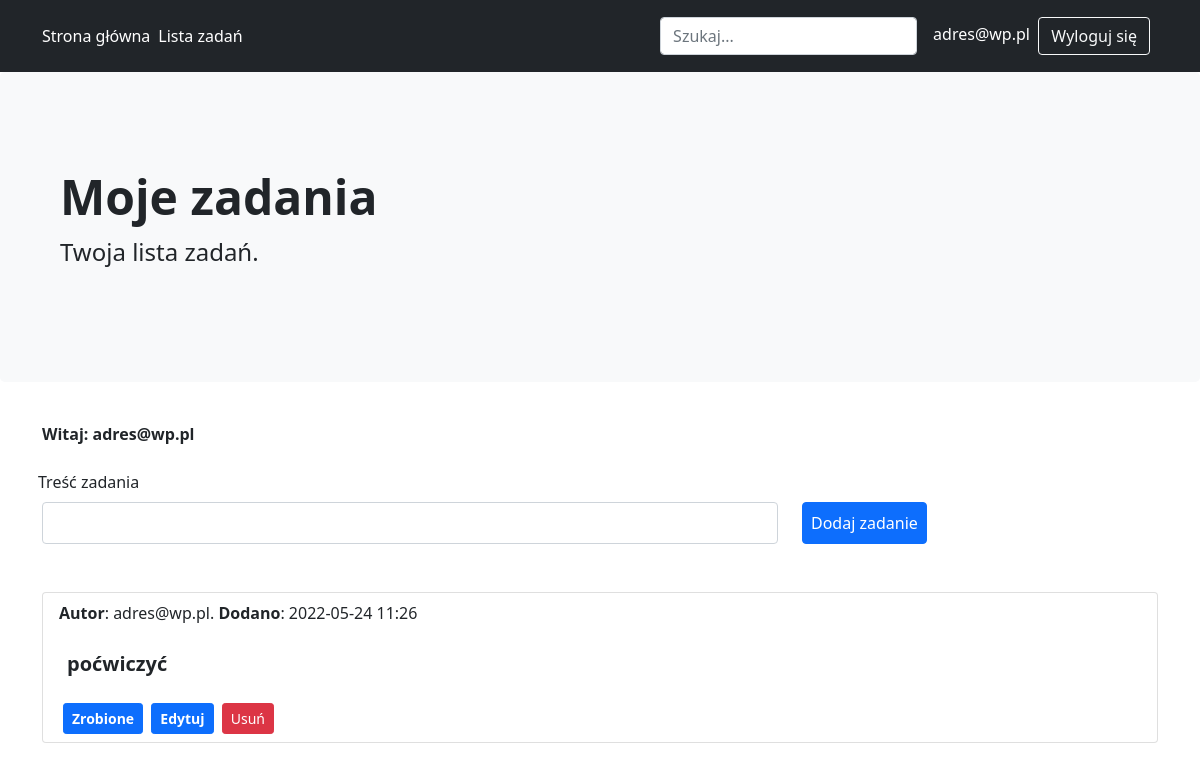
/zadania (signed in), run on an earlier commit of the app's database.
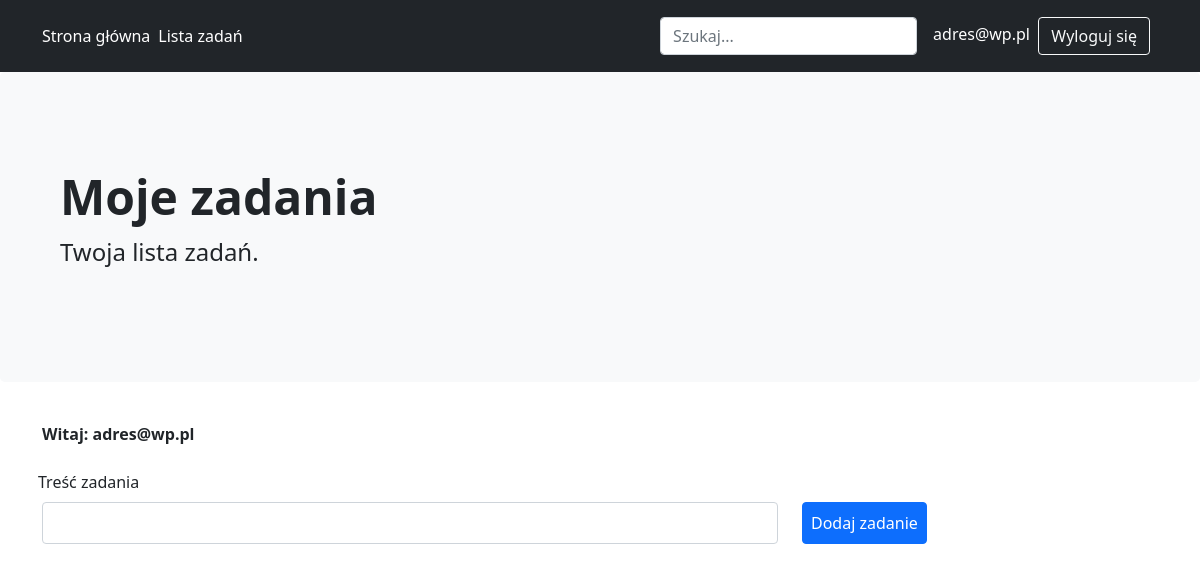
And on a later commit of the database.
### tables this page shows
CREATE TABLE zadania (
    id INTEGER PRIMARY KEY AUTOINCREMENT,
    id_user INTEGER NOT NULL,
    zadanie TEXT NOT NULL,
    zrobione BOOLEANNOT NULL DEFAULT 0,
    data_pub TIMESTAMP NOT NULL DEFAULT CURRENT_TIMESTAMP,
    FOREIGN KEY (id_user) REFERENCES users(id)
);

CREATE TABLE users (
    id INTEGER PRIMARY KEY AUTOINCREMENT,
    email TEXT UINQUE NOT NULL,
    haslo TEXT NOT NULL
);

### todo.py (the view, shortened to what this page needs)
@app.route('/zadania', methods=['GET', 'POST'])
def zadania():
    error = None
    if "user_id" in session:
        zadania = get_db().execute(
            'SELECT z.id, zadanie, zrobione, data_pub, id_user, email'
            ' FROM zadania z JOIN users u ON z.id_user = u.id'
            ' ORDER BY data_pub DESC'
        ).fetchall()
        return render_template('zadania_lista.html', zadania=zadania, error=error)
    else:
        flash('Dodawanie zadań wymaga logowania.')
        return redirect(url_for('loguj'))

### todo.py (called while the page is built)
def get_db():
    if 'db' not in g:  # jeżeli brak połączenia, to je tworzymy
        g.db = sqlite3.connect(
            app.config['DATABASE'],
            detect_types=sqlite3.PARSE_DECLTYPES
        )  # tworzymy i zapisujemy połączenie w kontekście aplikacji
        g.db.row_factory = sqlite3.Row
    return g.db  # zwracamy połączenie z bazą

@app.before_request
def load_logged_in_user():
    user_id = session.get('user_id')
    if user_id is None:
        g.user = None
    else:
        g.user = get_db().execute(
            'SELECT * FROM users WHERE id = ?', (user_id,)
        ).fetchone()

### templates/zadania_lista.html (shortened to what this page needs)
{% extends "szkielet.html" %}
{% block h1 %}Moje zadania{% endblock %}
{% block tresc %}
    {% if g.user %}
    <p><strong class="success">Witaj: {{ g.user["email"] }}</strong></p>
    <form method="post">
      <div class="row">
        <label for="zadanie" class="p-2">Treść zadania</label>
      <div class="col-lg-8">
        <input id="zadanie" name="zadanie" required value="" class="form-control p-2 col-auto">
      </div>
      <div class="col-lg-4">
        <button type="submit" class="btn btn-primary p-2 mt-2 mt-lg-0 col-auto">Dodaj zadanie</button>
      </div>
      </div>
    </form>
    {% endif %}
    <ol class="list-group mt-5">
      {% for zadanie in zadania %}
        <li class="list-group-item">
          <div class="">
          <p><b>Autor</b>: {{ g.user["email"] }}. <b>Dodano</b>: {{ zadanie.data_pub.strftime('%Y-%m-%d %H:%M') }}</p>
          {% if zadanie.zrobione %}
            <p class="text-decoration-line-through p-2">{{ zadanie.zadanie }}</p>
          {% else %}
            <p class="fw-bold fs-5 p-2">{{ zadanie.zadanie }}</p>
          {% endif %}
          {% if zadanie.zrobione %}
          <form class="d-inline" action="{{ url_for('zmien_status', id=zadanie['id'], status=0) }}" method="post">
            <input class="btn btn-sm fw-bold btn-primary mx-1" type="submit" value="Niezrobione">
          </form>
          {% else %}
          <form class="d-inline" action="{{ url_for('zmien_status', id=zadanie['id'], status=1) }}" method="post">
            <input class="btn btn-sm fw-bold btn-primary mx-1" type="submit" value="Zrobione">
          </form>
          {% endif %}
          <a class="btn btn-sm fw-bold btn-primary" href="{{ url_for('edytuj', id=zadanie['id']) }}">Edytuj</a>
          <form class="d-inline" action="{{ url_for('usun', id=zadanie['id']) }}" method="post">
            <input class="btn btn-sm btn-danger mx-1" type="submit" value="Usuń" onclick="return confirm('Jesteś pewien?');">
          </form>
          </div>
        </li>
      {% endfor %}
    </ol>
{% endblock %}

### templates/szkielet.html (shortened to what this page needs)
<!doctype html>
<html>
<head>
  <link href="https://cdn.jsdelivr.net/npm/bootstrap@5.0.2/dist/css/bootstrap.min.css" rel="stylesheet">
  <link rel="stylesheet" type="text/css" href="{{ url_for('static', filename='style.css') }}">
</head>
<body>
<header class="p-3 bg-dark text-white">
  <div class="container">
    <div class="d-flex flex-wrap align-items-center justify-content-center justify-content-lg-start">
        <a href="/" class="d-flex align-items-center mb-2 mb-lg-0 text-white text-decoration-none">Strona główna</a>
      <ul class="nav col-12 col-lg-auto me-lg-auto mb-2 justify-content-center mb-md-0">
        <li>
          <a href="{{ url_for('zadania') }}" class="nav-link px-2 text-white">Lista zadań</a>
        </li>
      </ul>
      <form class="col-12 col-lg-auto mb-3 mb-lg-0 me-lg-3">
        <input type="search" class="form-control form-control-dark" placeholder="Szukaj..." aria-label="Szukaj">
      </form>
      <div class="text-end">
        {% if g.user %}
          <span>{{ g.user['email'] }}&nbsp;</span>
          <a href="{{ url_for('wyloguj') }}" class="btn btn-outline-light me-2">Wyloguj się</a>
        {% else %}
          <a href="{{ url_for('loguj') }}" class="btn btn-outline-light me-2">Zaloguj się</a>
          <a href="{{ url_for('rejestruj') }}" class="btn btn-warning">Utwórz konto</a>
        {% endif %}
      </div>
    </div>
  </div>
</header>
<div class="p-5 mb-4 bg-light rounded-3">
  <div class="container py-5">
    <h1 class="display-5 fw-bold">{% block h1 %}{% endblock %}</h1>
    <p class="col-md-8 fs-4">Twoja lista zadań.</p>
  </div>
</div>
<div class="container">
  <div class="row justify-content-center">
  </div>
  <div class="row">
    <div class="col-12">
      {% block tresc %}{% endblock %}
    </div>
  </div>
</div>
</body>
</html>

What changed in the data, as far as the page shows it:
removed zadania: {{ g.user["email"] }} "adres@wp.pl", data_pub "2022-05-24 11:26", zadanie "poćwiczyć"
